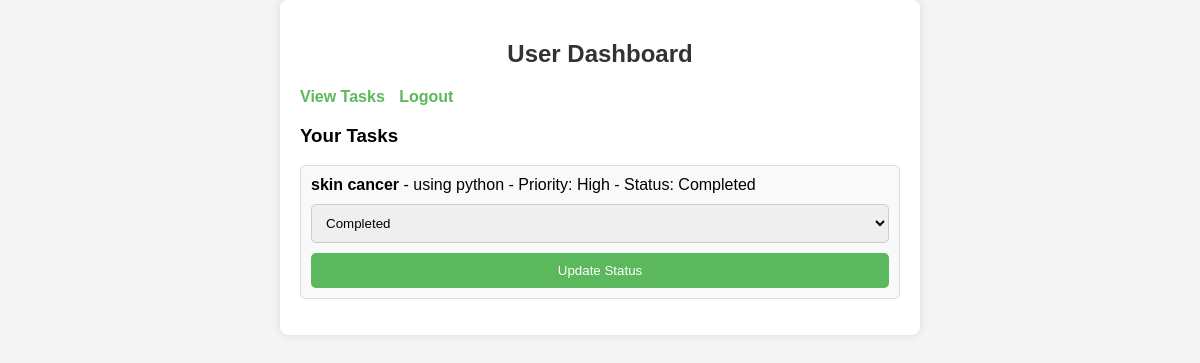
Screenshot of /user_dashboard (signed in) with the database file from the repository.
### app.py (models this page shows)
class Task(db.Model):
    id = db.Column(db.Integer, primary_key=True)
    name = db.Column(db.String(150), nullable=False)
    description = db.Column(db.Text, nullable=False)
    priority = db.Column(db.String(50), nullable=False)
    status = db.Column(db.String(50), default="Pending")
    user_id = db.Column(db.Integer, db.ForeignKey('user.id'))

### app.py (the view)
@app.route('/user_dashboard')
def user_dashboard():
    if 'user_id' not in session or session['role'] != 'user':
        return redirect(url_for('login'))
    tasks = Task.query.filter_by(user_id=session['user_id']).all()
    return render_template('user_dashboard.html', tasks=tasks)

### templates/user_dashboard.html (shortened to what this page needs)
<!DOCTYPE html>
<html lang="en">
<head>
    <link rel="stylesheet" href="{{ url_for('static', filename='style.css') }}">
</head>
<body>
    <div class="container">
        <h2>User Dashboard</h2>
        <div class="toolbar">
            <a href="{{ url_for('user_dashboard') }}">View Tasks</a>
            <a href="{{ url_for('logout') }}">Logout</a>
        </div>
        <h3>Your Tasks</h3>
        <ul>
            {% if tasks %}
                {% for task in tasks %}
                    <li>
                        <strong>{{ task.name }}</strong> - {{ task.description }} - Priority: {{ task.priority }} - Status: {{ task.status }}
                        <form action="{{ url_for('update_task', task_id=task.id) }}" method="post">
                            <select name="status">
                                <option value="Completed" {% if task.status == "Completed" %}selected{% endif %}>Completed</option>
                            </select>
                            <button type="submit">Update Status</button>
                        </form>
                    </li>
                {% endfor %}
            {% else %}
                <li>No tasks assigned.</li>
            {% endif %}
        </ul>
    </div>
</body>
</html>

### static/style.css (style rules this page uses)
body { font-family: Arial, sans-serif; background-color: #f4f4f4; margin: 0; padding: 0; }
.container { max-width: 600px; margin: auto; padding: 20px; background: white; border-radius: 8px; box-shadow: 0 0 10px rgba(0, 0, 0, 0.1); }
h2 { text-align: center; color: #333; }
form { display: flex; flex-direction: column; }
input[type="text"], input[type="password"], input[type="email"], textarea, select { padding: 10px; margin: 10px 0; border: 1px solid #ccc; border-radius: 5px; transition: border 0.3s; }
button { padding: 10px; background-color: #5cb85c; color: white; border: none; border-radius: 5px; cursor: pointer; transition: background-color 0.3s; }
ul { list-style-type: none; padding: 0; }
li { padding: 10px; margin: 10px 0; background: #f9f9f9; border: 1px solid #ddd; border-radius: 5px; }
.toolbar { margin-top: 20px; }
.toolbar a { text-decoration: none; color: #5cb85c; font-weight: bold; margin-right: 10px; }

### rows the page displays
Task: name "skin cancer", description "using python", priority "High", status "Completed"
